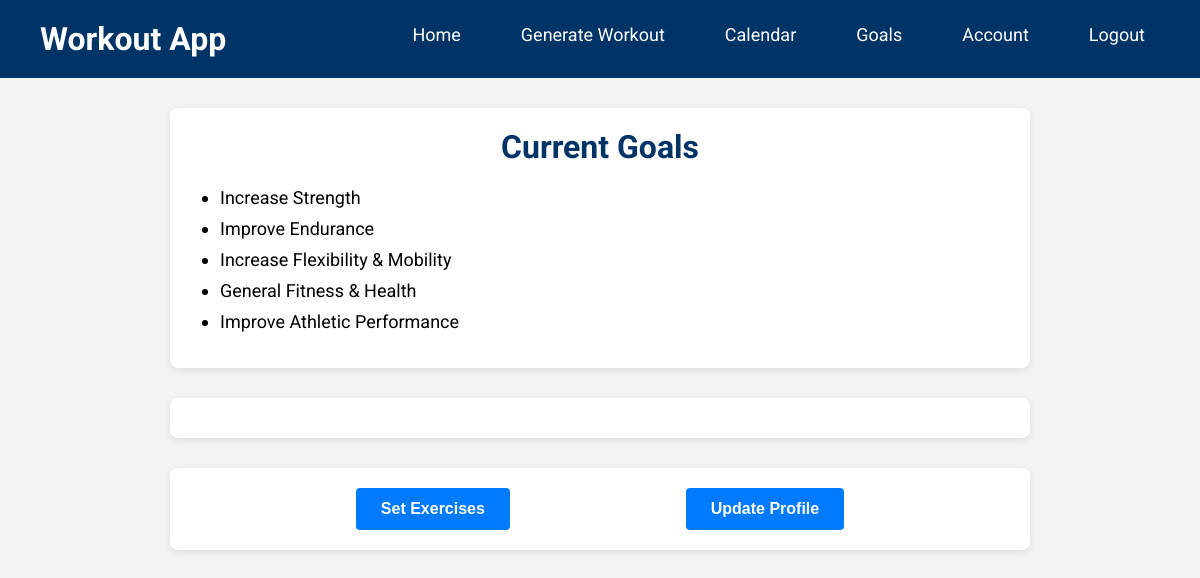
Before: /goals/ (signed in) with the older database file.
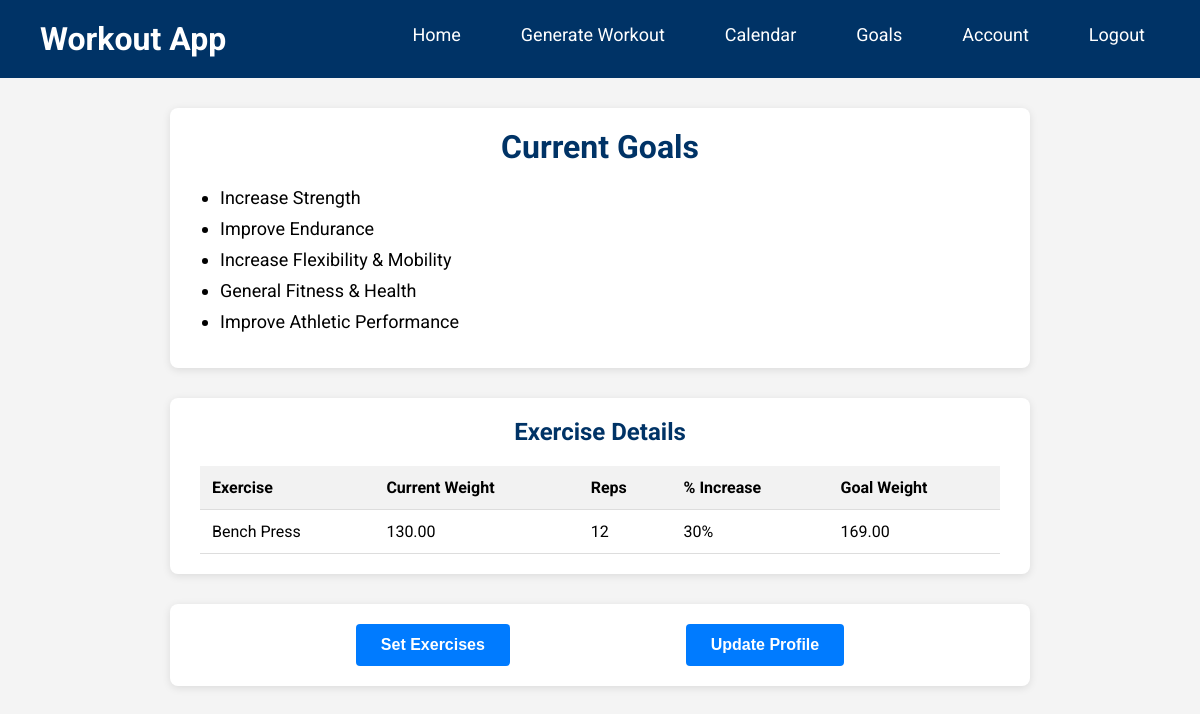
After: the same page with the newer database file.
### accounts/models.py (models this page shows)
class Goal(models.Model):
    name = models.CharField(max_length=100)
    description = models.TextField()
    def __str__(self):
        return self.name

### goals/models.py (models this page shows, shortened)
class UserExercise(models.Model):
    user = models.ForeignKey(settings.AUTH_USER_MODEL, on_delete=models.CASCADE)
    exercise = models.ForeignKey(Exercise, on_delete=models.CASCADE)
    current_weight = models.DecimalField(max_digits=6, decimal_places=2)
    reps = models.PositiveIntegerField()
    percent_increase = models.IntegerField(choices=PERCENT_CHOICES, default=0)
    start_date = models.DateField(default=now)  # When recurrence starts
    end_date = models.DateField(null=True, blank=True)  # Optional end date
    recurring_day = models.IntegerField(choices=RECURRENCE_CHOICES, default=0)  # Default to Monday
    @property
    def goal_weight(self):
        return self.current_weight * (Decimal('1') + Decimal(self.percent_increase) / Decimal('100'))

class Exercise(models.Model):
    name = models.CharField(max_length=100, unique=True)
    slug = models.SlugField(unique=True)

### goals/views.py (the view)
# urls.py: path('', goals, name='goals'),  # New goals page, e.g., at /goals/
@login_required
def goals(request):
    if request.user.is_authenticated:
        try:
            user_profile = request.user.userprofile
            user_goals = user_profile.goals.all()
            print("Goals found:", user_goals.count())
        except UserProfile.DoesNotExist:
            print("UserProfile does not exist for:", request.user)
            user_goals = []
    else:
        user_goals = []
    user_exercises = UserExercise.objects.filter(user=request.user)
    context = {
        'user_goals': user_goals,
        'exercises': user_exercises,
    }
    return render(request, 'goals/goals.html', context)

### home/context_processors.py (called while the page is built)
def base_url(request):
    return {
        'base_url': f"{request.scheme}://{request.get_host()}/proxy/8000/"
    }

### goals/templates/goals/goals.html (shortened to what this page needs)
<!DOCTYPE html>
<html lang="en">
<head>
</head>
<body>
  <header>
    <a class="logo" href="{% url 'home' %}">Workout App</a>
    <nav>
      <ul>
        <li><a href="{% url 'home' %}">Home</a></li>
        {% if user.is_authenticated %}
          <li><a href="{{ base_url }}#generate">Generate Workout</a></li>
          <li><a href="{% url 'calendar' %}">Calendar</a></li>
          <li><a href="{% url 'goals:goals' %}">Goals</a></li>
          <li><a href="{% url 'user_data' %}">Account</a></li>
          <li><a href="{% url 'logout' %}">Logout</a></li>
        {% else %}
          <li><a href="{% url 'login' %}">Login</a></li>
        {% endif %}
      </ul>
    </nav>
  </header>
  <div class="container">
    <div class="main-section">
      <h1>Current Goals</h1>
      {% if user_goals %}
        <ul>
          {% for goal in user_goals %}
            <li>{{ goal }}</li>
          {% endfor %}
        </ul>
      {% else %}
        <p>You have not set any goals yet.</p>
      {% endif %}
    </div>
    <div class="main-section">
      {% if exercises %}
        <h2>Exercise Details</h2>
        <table>
          <thead>
            <tr>
              <th>Exercise</th>
              <th>Current Weight</th>
              <th>Reps</th>
              <th>% Increase</th>
              <th>Goal Weight</th>
            </tr>
          </thead>
          <tbody>
            {% for entry in exercises %}
              <tr>
                <td>{{ entry.exercise.name }}</td>
                <td>{{ entry.current_weight }}</td>
                <td>{{ entry.reps }}</td>
                <td>{{ entry.percent_increase }}%</td>
                <td>{{ entry.goal_weight|floatformat:2 }}</td>
              </tr>
            {% endfor %}
          </tbody>
        </table>
      {% endif %}
    </div>
    <div class="main-section button-group">
      <a href="{% url 'goals:set_exercises' %}">
        <button type="button">Set Exercises</button>
      </a>
      <a href="{% url 'update_profile' %}">
        <button type="button">Update Profile</button>
      </a>
    </div>
  </div>
</body>
</html>

Changed rows visible on the page:
added UserExercise: exercise.name "Bench Press", current_weight "130.00", reps "12", percent_increase "30", goal_weight "169.00"
Other visible differences:
text now shown: "Exercise Details Exercise Current Weight Reps % Increase Goal Weight"
